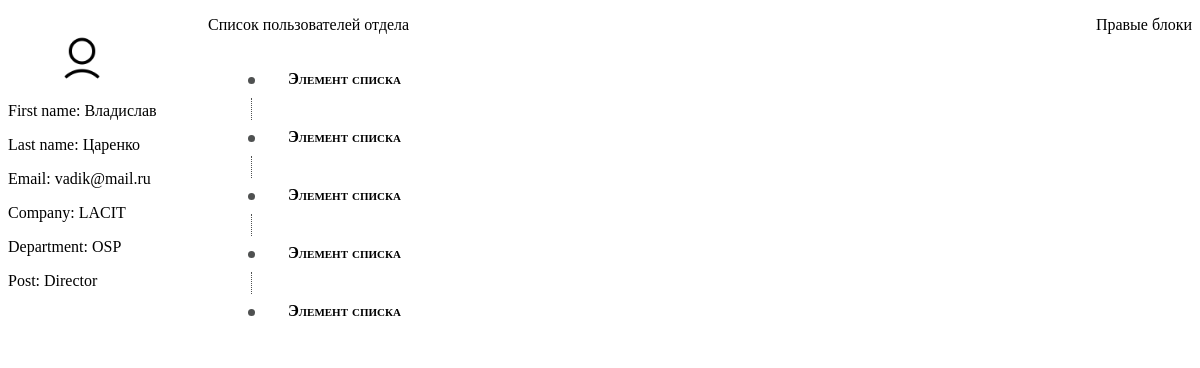
The app's page /director/ (signed in) with its own data.
### user/models.py (models this page shows, shortened)
class User(AbstractUser):
    username = None
    email = models.EmailField(unique=True)
    role = models.SmallIntegerField(default=1)
    department = models.ForeignKey(Department, on_delete=models.RESTRICT, null=True)
    post = models.CharField(max_length=200)
    block = models.BooleanField(default=False)
    USERNAME_FIELD = 'email'
    REQUIRED_FIELDS = []
    objects = UserManager()

class Department(models.Model):
    name = models.CharField(max_length=200)
    company = models.ForeignKey(Company, on_delete=models.RESTRICT)
    project = models.ManyToManyField(Project)

class Company(models.Model):
    name = models.CharField(max_length=200)

### director/views.py (the view)
# urls.py: path('', views.index),
def index(request):
    return render(request, "director/index.html", context={
    })

### templates/director/index.html (shortened to what this page needs)
{% extends "base.html" %}
{% load static %}
{% block head %}
  <link href="{% static 'css/director/base.css' %}" rel="stylesheet">
  <link href="{% static 'css/director/blocks.css' %}" rel="stylesheet">
{% endblock head %}
{% block content %}
    <div id="content">
      <div id="left">
        <p align="center"><img src="{% static 'images/avatar.png' %}" width = "50" height = "50" alt="Avatar"></p>
        <p>First name: {{ user.first_name }}</p>
        <p>Last name: {{ user.last_name }}</p>
        <p>Email: {{ user.email }}</p>
        <p>Company: {{ user.department.company.name }}</p>
        <p>Department: {{ user.department.name }}</p>
        <p>Post: Director</p>
      </div>
      <div id="right">Правые блоки</div>
      <div id="center">
        <p>Список пользователей отдела</p>
        <ul class="push">
          <li>Элемент списка</li>
          <li>Элемент списка</li>
          <li>Элемент списка</li>
          <li>Элемент списка</li>
          <li>Элемент списка</li>
        </ul>
      </div>
    </div>
{% endblock content %}

### static/css/director/base.css (style rules this page uses)
.push { list-style: none; font-family: "Lucida Sans"; }
.push li { position: relative; padding: 20px 0 20px 40px; color: #000; font-variant: small-caps; font-weight: bold; cursor: pointer; }
.push li:before { position: absolute; width: 7px; height: 7px; border-radius: 50%; background: #4F5151; content: ""; left: 0; transition: .3s ease-in-out; top: 27px; }
.push li:after { position: absolute; border-left: 1px dotted #4F5151; width: 1px; bottom: -12px; content: ""; left: 3px; top: 48px; }
.push li:last-child:after { content: none; }

### static/css/director/blocks.css (style rules this page uses)
#left { float: left; // Левые блоки размещаем слева width: 200px; // Установка ширины 200 пикселей }
#right { float: right; // Правые блоки размещаем справа width: 200px; // Установка ширины 200 пикселей }
#center { margin-left: 200px; // Отступ слева 200 пикселей margin-right: 200px; // Отступ справа 200 пикселей }

### records on screen
User: first_name "Владислав", last_name "Царенко", email "vadik@mail.ru", department.company.name "LACIT", department.name "OSP"
